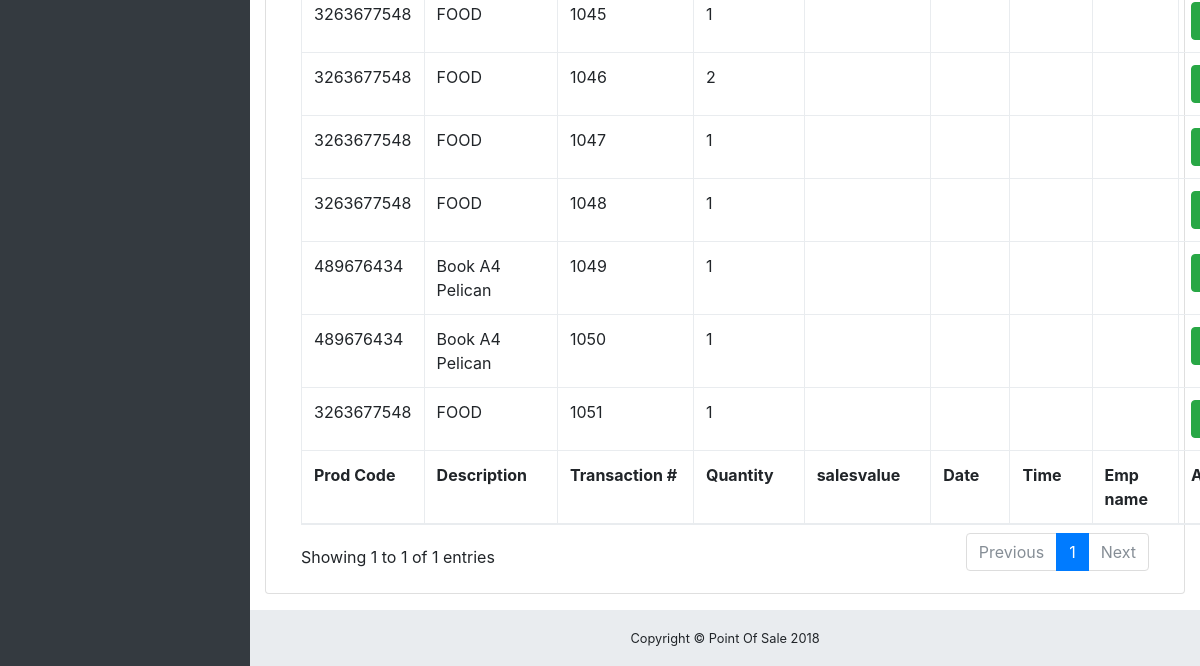
The app's page /tax/product-history.php (lower part), older data.
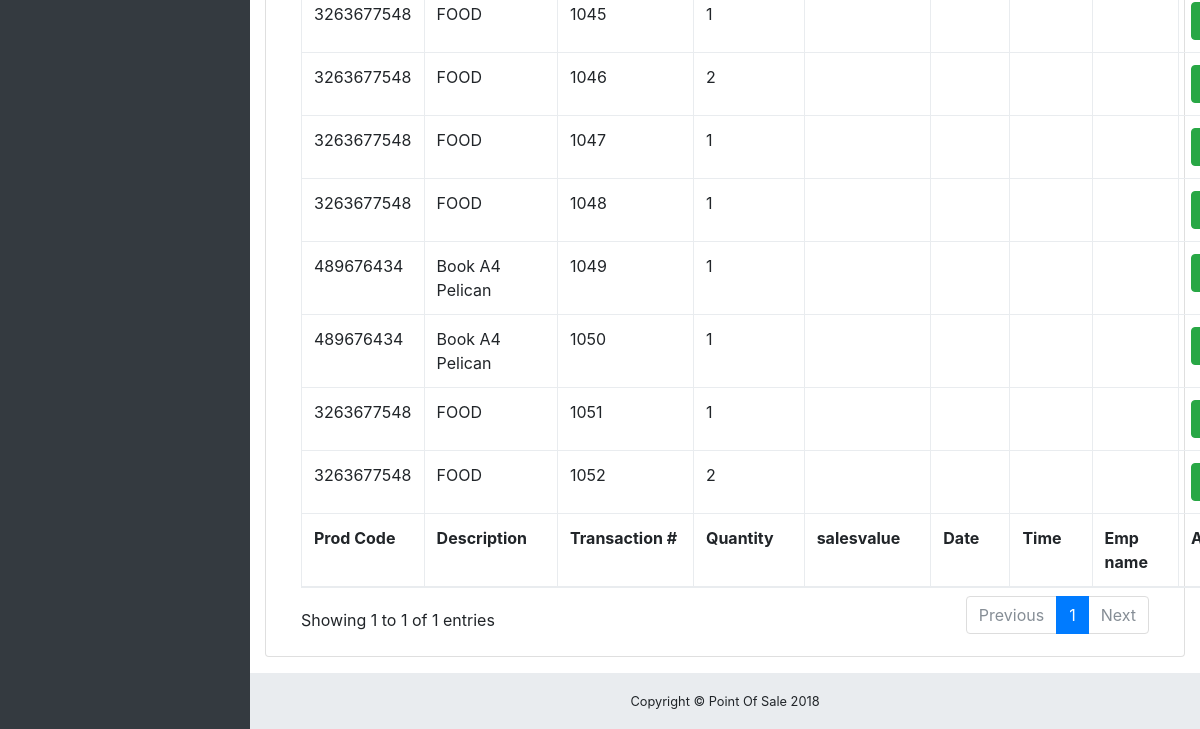
The same page, newer data.
### tables this page shows
CREATE TABLE `tbl_product_his` (
  `id` int(11) NOT NULL,
  `productCode` varchar(100) NOT NULL,
  `description` varchar(100) NOT NULL,
  `taxcode` varchar(100) NOT NULL,
  `transactionNo` varchar(100) NOT NULL,
  `quantity` varchar(100) NOT NULL,
  `cost` varchar(100) NOT NULL,
  `salesValue` varchar(100) NOT NULL,
  `paid` varchar(100) NOT NULL,
  `bal` varchar(100) NOT NULL,
  `discount` varchar(100) NOT NULL,
  `transactionDate` date NOT NULL DEFAULT current_timestamp(),
  `transactionTime` time NOT NULL DEFAULT current_timestamp(),
  `employeeId` varchar(100) NOT NULL,
  `customerCode` varchar(100) NOT NULL,
  `year` year(4) NOT NULL DEFAULT 2019,
  `month` varchar(100) NOT NULL,
  `day` varchar(100) NOT NULL,
  `buyingPrice` varchar(100) NOT NULL
);

### tax/product-history.php (the view, shortened to what this page needs)
<!DOCTYPE html>
<html lang="en">
<head>
  <?php include"../includes/header-scripts.php";?>
</head>
<body class="fixed-nav sticky-footer bg-dark" id="page-top">
  <div class="content-wrapper">
    <div class="container-fluid">
	  <?php include"edit-product.php";?>
      <div class="card mb-3">
        <div class="card-body">
          <div class="table-responsive">
            <table class="table table-bordered" id="dataTable" width="100%" cellspacing="0">
              <tfoot>
                <tr>
                  <th>Prod Code</th>
				  <th>Description</th>
				  <th>Transaction #</th>
                  <th>Quantity</th>
				  <th>salesvalue</th>
                  <th>Date</th>
                  <th>Time</th>
                  <th>Emp name</th>
                  <th>Action</th>
                </tr>
              </tfoot>
<?php
$selectProdHis=mysqli_query($link,"SELECT * FROM tbl_product_his ")or die (mysqli_error());
while($row=mysqli_fetch_array($selectProdHis)){
?>
              <tbody>
                <tr>
                  <td><?php echo $row['productCode']; ?></td>
                  <td><?php echo $row['description']; ?></td>
                  <td><?php echo $row['transactionNo']; ?></td>
                  <td><?php echo $row['quantity']; ?></td>
                  <td><?php echo $row['salesvalue']; ?></td>
                  <td><?php echo $row['date']; ?></td>
				  <td><?php echo $row['time']; ?></td>
                  <td><?php echo $row['empId']; ?></td>
                  <td>
				  <div class="btn-group">
				  <a data-toggle="modal" data-target="#editModal" href="edit-product.php" class="btn btn-success">Print</a>
				  </div>
				  </td>
                </tr>
              </tbody>
<?php } ?>
            </table>
          </div>
        </div>
      </div>
    </div>
    <?php include"../includes/footer.php"; ?>
  </div>
</body>
</html>

Row changes from the older to the newer data that the page shows:
added tbl_product_his: productCode "3263677548", description "FOOD", transactionNo "1052", quantity "2"
